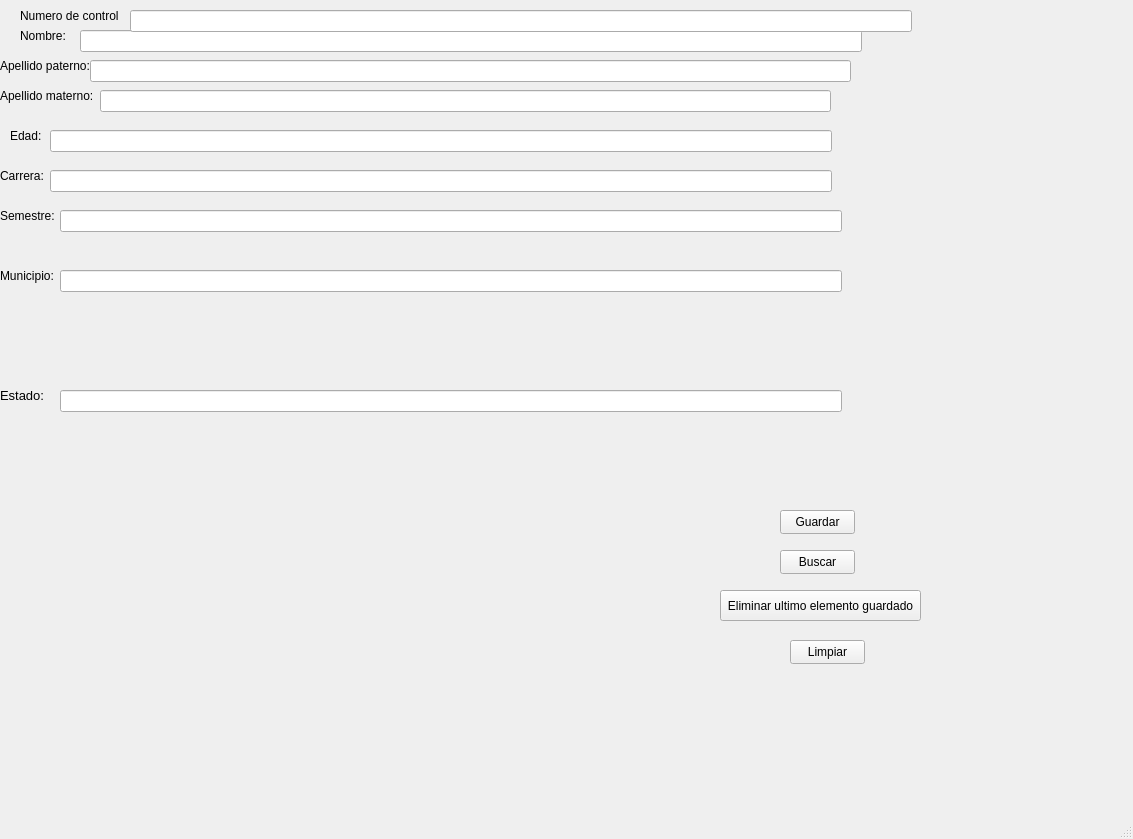
<?xml version="1.0" encoding="UTF-8"?>
<ui version="4.0">
 <class>MainWindow</class>
 <widget class="QMainWindow" name="MainWindow">
  <property name="geometry">
   <rect>
    <x>0</x>
    <y>0</y>
    <width>1133</width>
    <height>839</height>
   </rect>
  </property>
  <property name="windowTitle">
   <string>MainWindow</string>
  </property>
  <widget class="QWidget" name="centralwidget">
   <widget class="QLabel" name="nombre">
    <property name="geometry">
     <rect>
      <x>20</x>
      <y>20</y>
      <width>61</width>
      <height>31</height>
     </rect>
    </property>
    <property name="text">
     <string>Nombre:</string>
    </property>
   </widget>
   <widget class="QLineEdit" name="lineEdit">
    <property name="geometry">
     <rect>
      <x>80</x>
      <y>30</y>
      <width>782</width>
      <height>22</height>
     </rect>
    </property>
   </widget>
   <widget class="QLineEdit" name="lineEdit_2">
    <property name="geometry">
     <rect>
      <x>90</x>
      <y>60</y>
      <width>761</width>
      <height>22</height>
     </rect>
    </property>
    <property name="text">
     <string/>
    </property>
   </widget>
   <widget class="QLabel" name="paterno">
    <property name="geometry">
     <rect>
      <x>0</x>
      <y>50</y>
      <width>101</width>
      <height>31</height>
     </rect>
    </property>
    <property name="text">
     <string>Apellido paterno:</string>
    </property>
   </widget>
   <widget class="QLineEdit" name="lineEdit_3">
    <property name="geometry">
     <rect>
      <x>100</x>
      <y>90</y>
      <width>731</width>
      <height>22</height>
     </rect>
    </property>
    <property name="text">
     <string/>
    </property>
   </widget>
   <widget class="QLabel" name="materno">
    <property name="geometry">
     <rect>
      <x>0</x>
      <y>80</y>
      <width>101</width>
      <height>31</height>
     </rect>
    </property>
    <property name="text">
     <string>Apellido materno:</string>
    </property>
   </widget>
   <widget class="QLineEdit" name="lineEdit_4">
    <property name="geometry">
     <rect>
      <x>50</x>
      <y>130</y>
      <width>782</width>
      <height>22</height>
     </rect>
    </property>
    <property name="text">
     <string/>
    </property>
   </widget>
   <widget class="QLabel" name="edad">
    <property name="geometry">
     <rect>
      <x>10</x>
      <y>120</y>
      <width>61</width>
      <height>31</height>
     </rect>
    </property>
    <property name="text">
     <string>Edad:</string>
    </property>
   </widget>
   <widget class="QLineEdit" name="lineEdit_5">
    <property name="geometry">
     <rect>
      <x>50</x>
      <y>170</y>
      <width>782</width>
      <height>22</height>
     </rect>
    </property>
   </widget>
   <widget class="QLabel" name="carrera">
    <property name="geometry">
     <rect>
      <x>0</x>
      <y>160</y>
      <width>61</width>
      <height>31</height>
     </rect>
    </property>
    <property name="text">
     <string>Carrera:</string>
    </property>
   </widget>
   <widget class="QLineEdit" name="lineEdit_6">
    <property name="geometry">
     <rect>
      <x>60</x>
      <y>210</y>
      <width>782</width>
      <height>22</height>
     </rect>
    </property>
   </widget>
   <widget class="QLabel" name="semestre">
    <property name="geometry">
     <rect>
      <x>0</x>
      <y>200</y>
      <width>61</width>
      <height>31</height>
     </rect>
    </property>
    <property name="text">
     <string>Semestre:</string>
    </property>
   </widget>
   <widget class="QLineEdit" name="lineEdit_7">
    <property name="geometry">
     <rect>
      <x>60</x>
      <y>270</y>
      <width>782</width>
      <height>22</height>
     </rect>
    </property>
   </widget>
   <widget class="QLabel" name="municipio">
    <property name="geometry">
     <rect>
      <x>0</x>
      <y>260</y>
      <width>61</width>
      <height>31</height>
     </rect>
    </property>
    <property name="text">
     <string>Municipio:</string>
    </property>
   </widget>
   <widget class="QLineEdit" name="lineEdit_8">
    <property name="geometry">
     <rect>
      <x>60</x>
      <y>390</y>
      <width>782</width>
      <height>22</height>
     </rect>
    </property>
    <property name="text">
     <string/>
    </property>
   </widget>
   <widget class="QLabel" name="estado">
    <property name="geometry">
     <rect>
      <x>0</x>
      <y>380</y>
      <width>61</width>
      <height>31</height>
     </rect>
    </property>
    <property name="text">
     <string>&lt;html&gt;&lt;head/&gt;&lt;body&gt;&lt;p&gt;&lt;span style=&quot; font-size:10pt;&quot;&gt;Estado:&lt;/span&gt;&lt;/p&gt;&lt;/body&gt;&lt;/html&gt;</string>
    </property>
   </widget>
   <widget class="QPushButton" name="pushButton">
    <property name="geometry">
     <rect>
      <x>780</x>
      <y>510</y>
      <width>75</width>
      <height>24</height>
     </rect>
    </property>
    <property name="text">
     <string>Guardar</string>
    </property>
   </widget>
   <widget class="QLabel" name="numero_control">
    <property name="geometry">
     <rect>
      <x>20</x>
      <y>0</y>
      <width>111</width>
      <height>31</height>
     </rect>
    </property>
    <property name="text">
     <string>Numero de control</string>
    </property>
   </widget>
   <widget class="QLineEdit" name="lineEdit_9">
    <property name="geometry">
     <rect>
      <x>130</x>
      <y>10</y>
      <width>782</width>
      <height>22</height>
     </rect>
    </property>
   </widget>
   <widget class="QPushButton" name="pushButton_2">
    <property name="geometry">
     <rect>
      <x>780</x>
      <y>550</y>
      <width>75</width>
      <height>24</height>
     </rect>
    </property>
    <property name="text">
     <string>Buscar</string>
    </property>
   </widget>
   <widget class="QPushButton" name="pushButton_3">
    <property name="geometry">
     <rect>
      <x>720</x>
      <y>590</y>
      <width>201</width>
      <height>31</height>
     </rect>
    </property>
    <property name="text">
     <string>Eliminar ultimo elemento guardado</string>
    </property>
   </widget>
   <widget class="QPushButton" name="pushButton_4">
    <property name="geometry">
     <rect>
      <x>790</x>
      <y>640</y>
      <width>75</width>
      <height>24</height>
     </rect>
    </property>
    <property name="text">
     <string>Limpiar</string>
    </property>
   </widget>
  </widget>
  <widget class="QStatusBar" name="statusbar"/>
 </widget>
 <resources/>
 <connections/>
</ui>
